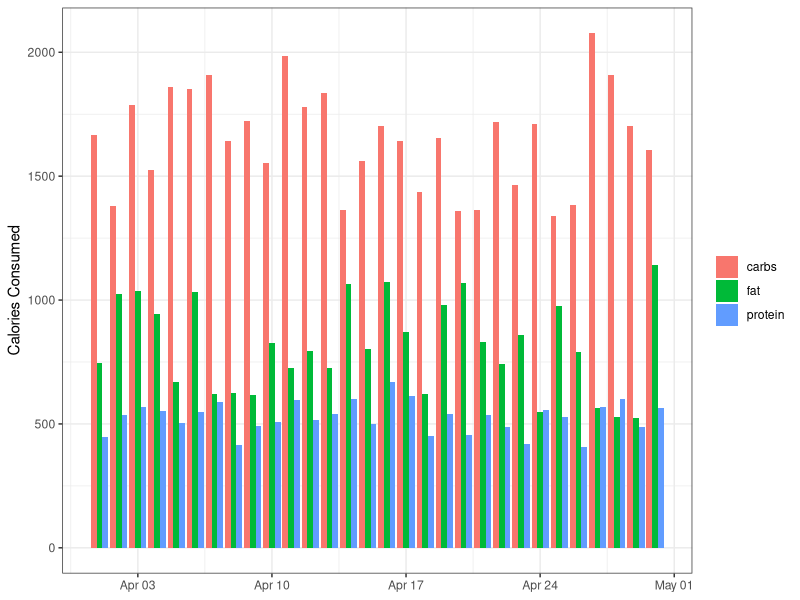
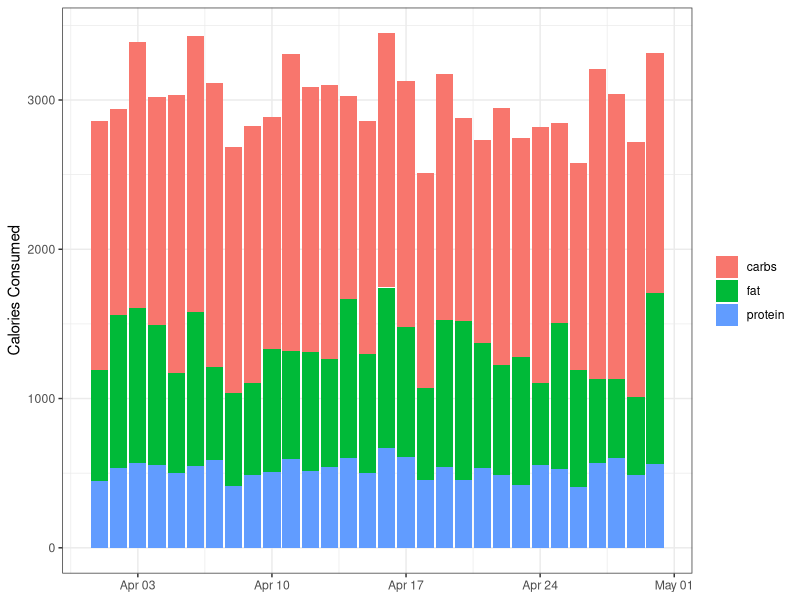
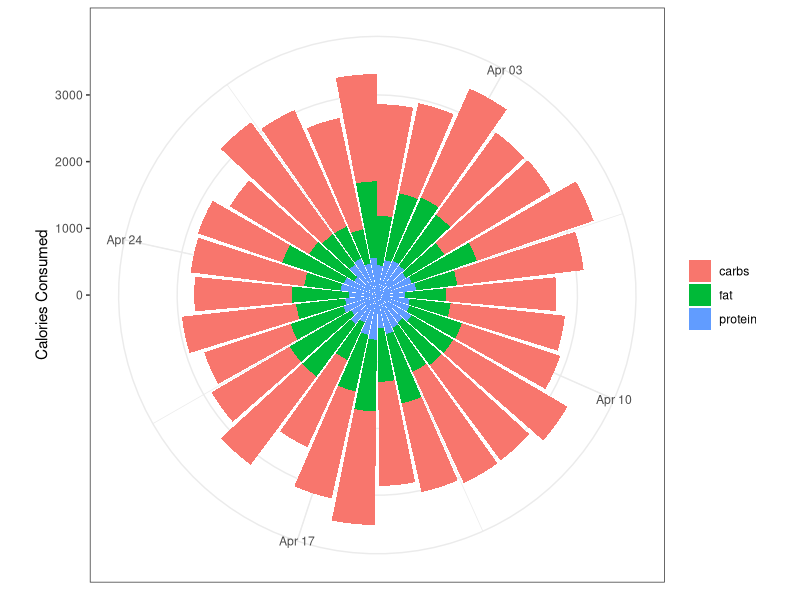
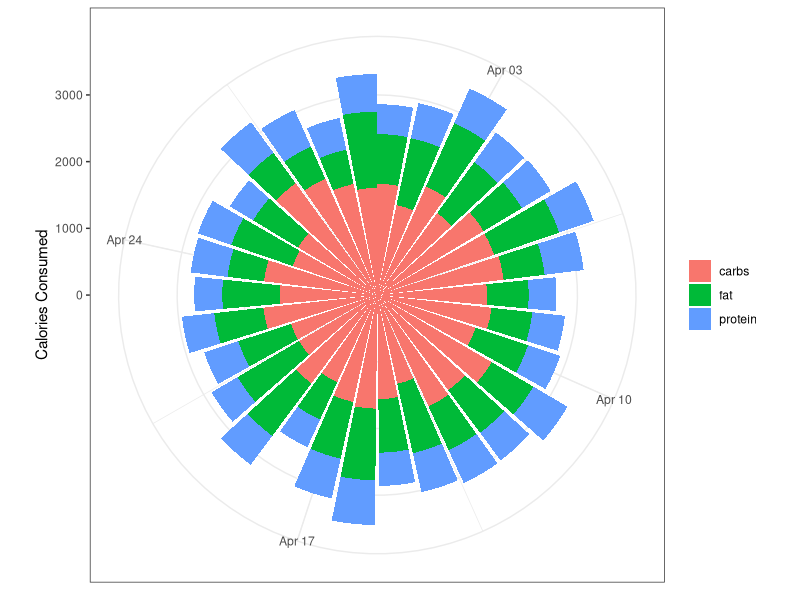
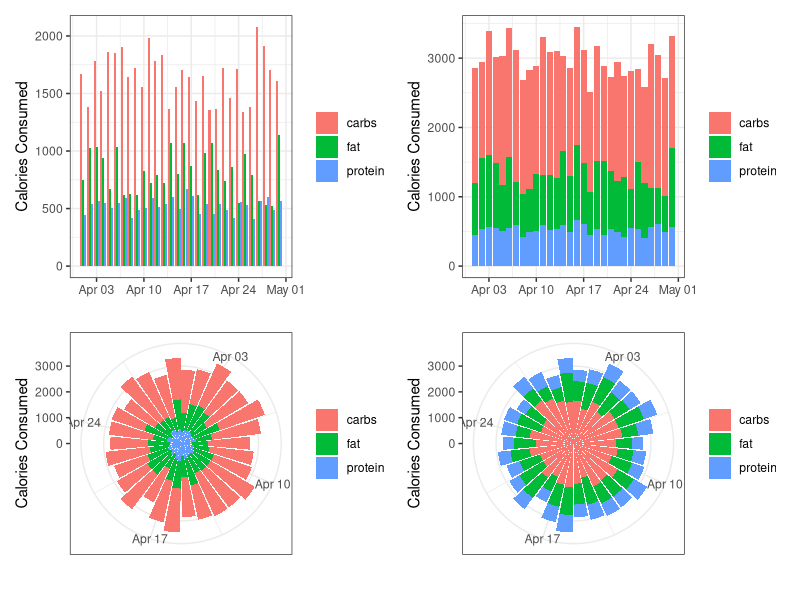
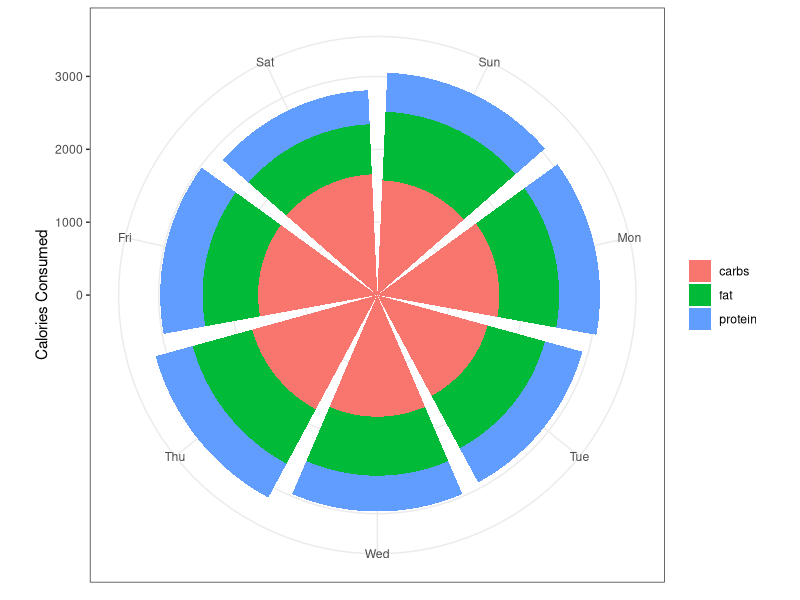
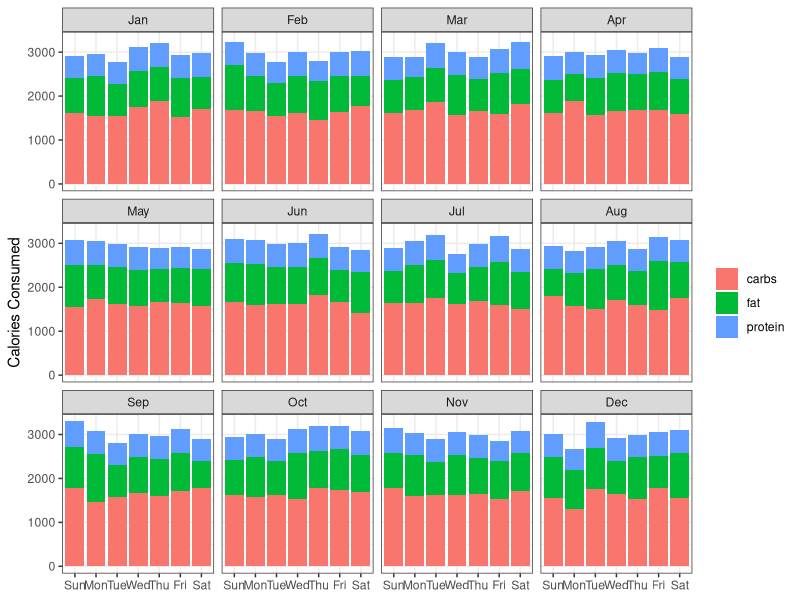
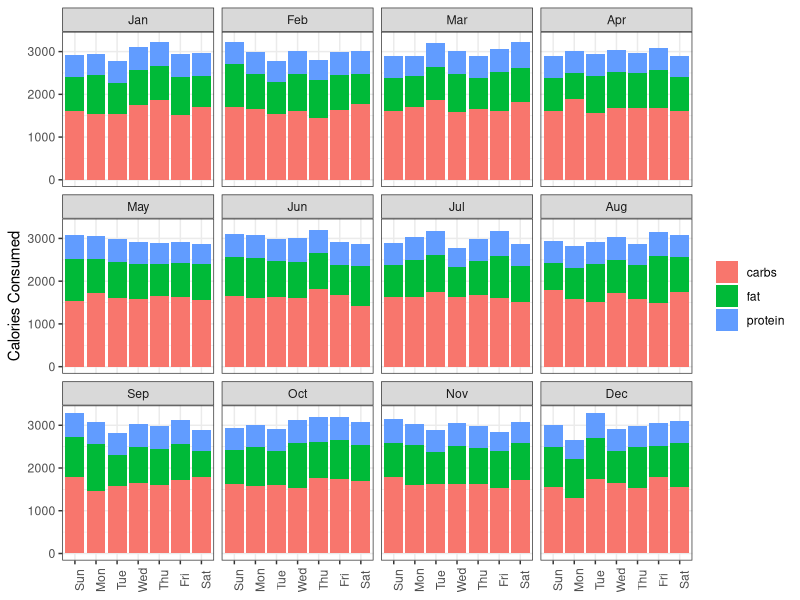

Write the R code that produced these figures, in order.
## ---- chunk 1
#| code-summary: Code
#| code-fold: false
#| warning: false
#| message: false
library(tidyverse)
library(lubridate)

theme_set(theme_bw())
## ---- chunk 2
# simulate the data
set.seed(123)

data <- tibble(
  date = lubridate::ymd(paste("2023-04-", 1:30, sep = "")), 
  day = lubridate::wday(date, label = TRUE), 
  calories_total = rnorm(n = 30, mean = 3000, sd = 250), 
  prop_carbs = runif(n = 30, min = 0.45, max = 0.65), 
  prop_protein = runif(n = 30, min = 0.15, max = 0.20), 
  prop_fat = 1 - (prop_carbs + prop_protein)
  )
data
## ---- chunk 3
data <- data %>% 
  mutate(calories_carbs = calories_total * prop_carbs, 
         calories_protein = calories_total * prop_protein, 
         calories_fat = calories_total * prop_fat) %>% 
  select(-starts_with("prop_"))
data 
## ---- chunk 4
data <- data %>% 
  pivot_longer(calories_total:calories_fat, 
               names_to = "source") %>% 
  mutate(source = str_remove(source,"calories_"))
data
## ---- chunk 5
bar <- data %>% 
  filter(source != "total") %>% 
  ggplot(aes(x = date, y = value, group = source)) + 
  geom_col(aes(fill = source), 
           position = "dodge") + 
  labs(x = NULL, 
       y ="Calories Consumed", 
       fill = NULL)
bar
## ---- chunk 6
stacked_column <- data %>% 
  filter(source != "total") %>% 
  ggplot(aes(x = date, y = value)) + 
  geom_col(aes(fill = source)) + 
  labs(x = NULL, 
       y ="Calories Consumed", 
       fill = NULL)
stacked_column
## ---- chunk 7
polar <- data %>% 
  filter(source != "total") %>% 
  ggplot(aes(x = date, y = value)) + 
  geom_col(aes(fill = source)) + 
  coord_polar() +
  labs(x = NULL, 
       y ="Calories Consumed", 
       fill = NULL)
polar
## ---- chunk 8
polar_reversed <- data %>% 
  filter(source != "total") %>% 
  ggplot(aes(x = date, y = value)) + 
  geom_col(aes(fill = source), 
           position = position_stack(reverse = TRUE)) + 
  coord_polar() +
  labs(x = NULL, 
       y ="Calories Consumed", 
       fill = NULL)
polar_reversed
## ---- chunk 9
library(patchwork)
(bar + stacked_column) / (polar + polar_reversed)
## ---- chunk 10
day_data <- data %>% 
  pivot_wider(names_from = source, values_from = value) %>% 
  group_by(day) %>% 
  summarise(carbs = mean(carbs), 
            protein = mean(protein), 
            fat = mean(fat)) %>% 
  pivot_longer(carbs:fat, names_to = "source")
day_data
## ---- chunk 11
day_data %>% 
  ggplot(aes(x = day, y = value)) + 
  geom_col(aes(fill = source), 
           position = position_stack(reverse = TRUE)) + 
  coord_polar() +
  labs(x = NULL, 
       y ="Calories Consumed", 
       fill = NULL)
## ---- chunk 12
#| warning: false
#| message: false

# create a data frame with all the days of the year
year_data <- tibble(year = 2023) %>% 
  mutate(date = list(seq(lubridate::ymd(paste0(year, "-01-01")), 
                         lubridate::ymd(paste0(year, "-12-31")), 
                         by = "day"))) %>% 
  unnest(date) %>% 
  select(-year) 

# simulate calorie data
set.seed(234)
year_data <- year_data %>% 
  mutate(day = lubridate::wday(date, label = TRUE), 
         month = lubridate::month(date, label = TRUE), 
         calories_total = rnorm(n = 365, mean = 3000, sd = 250), 
         prop_carbs = runif(n = 365, min = 0.45, max = 0.65), 
         prop_protein = runif(n = 365, min = 0.15, max = 0.20), 
         prop_fat = 1 - (prop_carbs + prop_protein)) %>% 
  mutate(calories_carbs = calories_total * prop_carbs, 
         calories_protein = calories_total * prop_protein, 
         calories_fat = calories_total * prop_fat) %>% 
  select(-starts_with("prop_")) %>% 
  pivot_longer(calories_total:calories_fat, 
               names_to = "source") %>% 
  mutate(source = str_remove(source,"calories_"))
## ---- chunk 13
#| warning: false
#| message: false
year_data %>% 
  filter(source != "total") %>% 
  group_by(day, month, source) %>% 
  summarise(mean_value = mean(value)) %>% 
  ungroup() %>% 
  ggplot(aes(x = day, y = mean_value)) + 
  geom_col(aes(fill = source), 
           position = position_stack(reverse = TRUE)) + 
  labs(x = NULL, 
       y ="Calories Consumed", 
       fill = NULL) + 
  facet_wrap(~month)
## ---- chunk 14
#| warning: false
#| message: false
year_data %>% 
  filter(source != "total") %>% 
  group_by(day, month, source) %>% 
  summarise(mean_value = mean(value)) %>% 
  ungroup() %>% 
  ggplot(aes(x = day, y = mean_value)) + 
  geom_col(aes(fill = source), 
           position = position_stack(reverse = TRUE)) + 
  labs(x = NULL, 
       y ="Calories Consumed", 
       fill = NULL) + 
  theme(axis.text.x = element_text(angle = 90)) +
  facet_wrap(~month)
## ---- chunk 15
#| warning: false
#| message: false
year_data %>% 
  filter(source != "total") %>% 
  group_by(day, month, source) %>% 
  summarise(mean_value = mean(value)) %>% 
  ungroup() %>% 
  ggplot(aes(x = day, y = mean_value)) + 
  geom_col(aes(fill = source), 
           position = position_stack(reverse = TRUE)) + 
  coord_polar() +
  labs(x = NULL, 
       y ="Calories Consumed", 
       fill = NULL) + 
  facet_wrap(~month)
